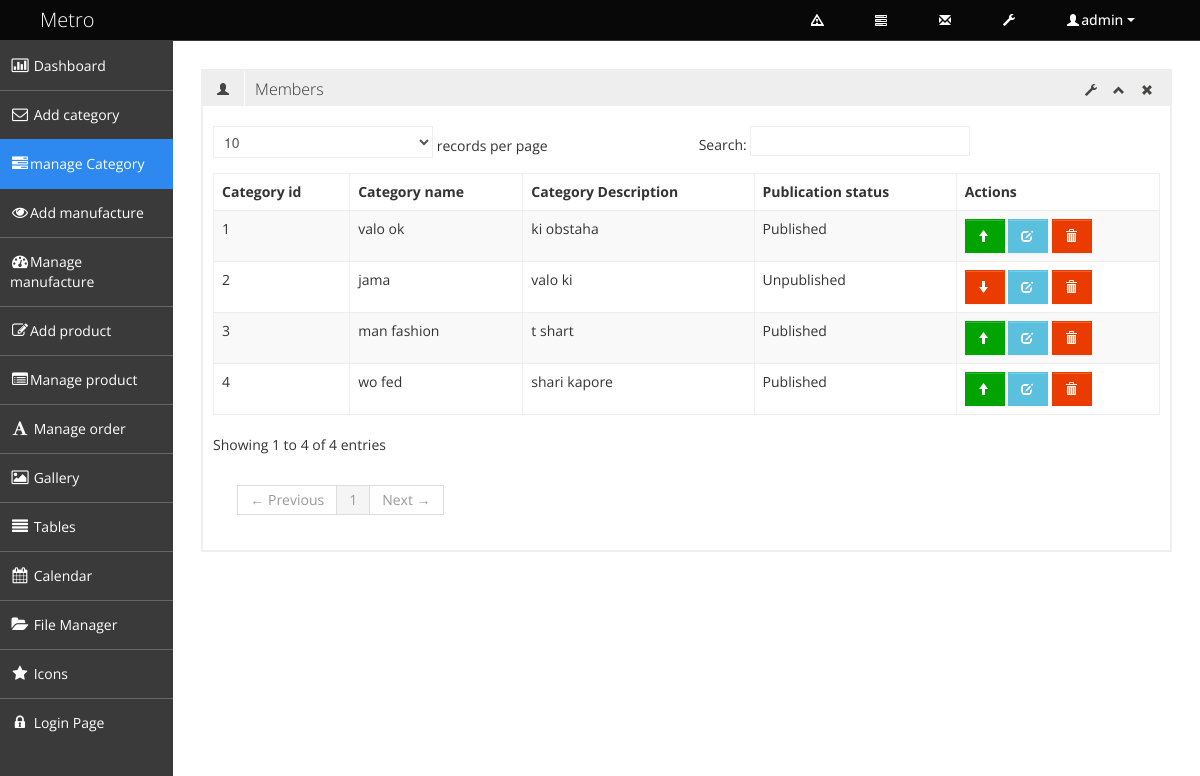
The page /admin/manage_category.php (signed in) on the database its author committed.
### tables this page shows
CREATE TABLE `tbl_category` (
  `category_id` int(3) NOT NULL,
  `category_name` varchar(100) NOT NULL,
  `category_description` text NOT NULL,
  `category_status` tinyint(1) NOT NULL
);

### admin/manage_category.php (called while the page is built, shortened)
<?php
include "admin_master.php";

### classes/super_admin.php (called while the page is built, shortened)
<?php
class Super_admin{
	private $dbconnection;
	public function __construct(){
		$host_name= 'Localhost';
		$user_name ='root';
		$password ='';
		$dbname ='db_shop';
		$this ->dbconnection= mysqli_connect($host_name, $user_name, $password, $dbname);
	}
    public function select_all_category_info(){
    	$sql = "SELECT * FROM tbl_category";
        if(mysqli_query($this->dbconnection, $sql)){
        	$query_result = mysqli_query($this->dbconnection, $sql);
        	return $query_result;
        }else{
        	die('query problem'. mysqli_error($this->dbconnection));
        }
    }
}

### admin/pages/manage_category_content.php (the view, shortened to what this page needs)
<?php
$query_result=$ob_supera->select_all_category_info();
?>
<div class="row-fluid sortable">
<div class="box span12">
	<div class="box-header" data-original-title>
		<h2><i class="halflings-icon user"></i><span class="break"></span>Members</h2>
		<div class="box-icon">
			<a href="#" class="btn-setting"><i class="halflings-icon wrench"></i></a>
			<a href="#" class="btn-minimize"><i class="halflings-icon chevron-up"></i></a>
			<a href="#" class="btn-close"><i class="halflings-icon remove"></i></a>
		</div>
	</div>
	<div class="box-content">
		<h2><?php if(isset($message)){ echo $message; unset($message); }?></h2>
		<table class="table table-striped table-bordered bootstrap-datatable datatable">
		  <thead>
			  <tr>
				  <th>Category id</th>
				  <th>Category name</th>
				  <th>Category Description</th>
				  <th>Publication status</th>
				  <th>Actions</th>
			  </tr>
		  </thead>
		  <tbody>
		  	<?php while($category_info=mysqli_fetch_assoc($query_result)){ ?>
			<tr>
				<td><?php echo $category_info['category_id']; ?></td>
				<td class="center"><?php echo $category_info['category_name']; ?></td>
				<td class="center"><?php echo $category_info['category_description']; ?></td>
				<td class="center">					<?php
                     if($category_info['category_status']==1){
                     echo "Published";
                     }else {
                     	echo "Unpublished";
                     }
					?></td>
				<td class="center">
					<?php if($category_info['category_status']==1){ ?>
					<a class="btn btn-success" href="?status=unpublished&&id=<?php echo $category_info['category_id']; ?>" title="unpublished">
						<i class="halflings-icon white arrow-up"></i>
					</a>
					<?php } else{ ?>
                       <a class="btn btn-danger" href="?status=published&&id=<?php echo $category_info['category_id']; ?>" title="published">
						<i class="halflings-icon white arrow-down"></i>
					  </a>
					<?php } ?>
					<a class="btn btn-info" href="editcategory.php?category_id=<?php echo $category_info['category_id']; ?>">
						<i class="halflings-icon white edit" title="edit"></i>
					</a>
					<a class="btn btn-danger" href="?status=delete&&id=<?php echo $category_info['category_id']; ?>" title="delete" onclick="return check_delete();">
						<i class="halflings-icon white trash"></i>
					</a>
				</td>
			</tr>
			<?php } ?>
		  </tbody>
	  </table>
	</div>
</div>
</div>

### admin/css/style.css (style rules this page uses)
body { background: #F5F5F5; color: #333; border: none; font-family: 'Open Sans', sans-serif; font-weight: 400; }
h2 { font-size: 16px; line-height: 16px; }
.box { border: 2px solid #eee; background: #fff !important; margin-bottom: 28px; }
.box-header { height: 16px; font-size: 16px; line-height: 16px; padding: 10px; background: #eee; -webkit-box-shadow: none; -moz-box-shadow: none; box-shadow: none; overflow: hidden; }
.box-header h2 { float:left; margin-top: 0px; font-weight: 300; }
.box-header h2 i { margin: 0px 3px 0px 4px; opacity: .8; filter: alpha(opacity=80); -ms-filter:"progid:DXImageTransform.Microsoft.Alpha(Opacity=80)"; }
.box-header .box-icon { float:right; margin-top: 1px; }
.box-header .box-icon i { -webkit-transition: all 0.1s ease-in-out; -moz-transition: all 0.1s ease-in-out; -o-transition: all 0.1s ease-in-out; -ms-transition: all 0.1s ease-in-out; transition: all 0.1s ease-in-out; opacity: .8; filter: alpha(opacity=80); -ms-filter:"progid:DXImageTransform.Microsoft.Alpha(Opacity=80)"; }
.box-header .box-icon a { margin: 0px 5px; }
.box-content { position: relative; z-index: 50; margin-top: -1px; padding: 10px; background: #fff !important; }
.btn { display: inline-block; padding: 6px 12px; margin-bottom: 0; font-size: 14px; font-weight: 500; line-height: 20px; text-align: center; white-space: nowrap; vertical-align: middle; cursor: pointer; border: 1px solid #a7a9aa; -webkit-border-radius: 0px !important; border-radius: 0px !important; }
.btn i { margin-top: 2px; }
.btn { color: #ffffff; background-color: #a7a9aa; border-color: #a7a9aa; background-image: none; filter: none; text-shadow: none; }
.btn-danger { background-color: #EB3C00; border-color: #EB3C00; }
.btn-success { background-color: #00A300; border-color: #00A300; }
.btn-info { background-color: #5bc0de; border-color: #5bc0de; }
.table th, .table td { border-top: 1px solid #eee; }
.table-bordered { border-color: #eee; -webkit-border-radius: 0px !important; -moz-border-radius: 0px !important; border-radius: 0px !important; }
.table-bordered th, .table-bordered td { border-left: 1px solid #eee; }
.table-bordered thead:first-child tr:first-child > th:first-child, .table-bordered tbody:first-child tr:first-child > td:first-child, .table-bordered tbody:first-child tr:first-child > th:first-child { -webkit-border-radius: 0px !important; -moz-border-radius: 0px !important; border-radius: 0px !important; }
.table-bordered thead:first-child tr:first-child > th:last-child, .table-bordered tbody:first-child tr:first-child > td:last-child, .table-bordered tbody:first-child tr:first-child > th:last-child { -webkit-border-radius: 0px !important; -moz-border-radius: 0px !important; border-radius: 0px !important; }
.table-bordered thead:last-child tr:last-child > th:first-child, .table-bordered tbody:last-child tr:last-child > td:first-child, .table-bordered tbody:last-child tr:last-child > th:first-child, .table-bordered tfoot:last-child tr:last-child > td:first-child, .table-bordered tfoot:last-child tr:last-child > th:first-child { -webkit-border-radius: 0px !important; -moz-border-radius: 0px !important; border-radius: 0px !important; }
.table-bordered thead:last-child tr:last-child > th:last-child, .table-bordered tbody:last-child tr:last-child > td:last-child, .table-bordered tbody:last-child tr:last-child > th:last-child, .table-bordered tfoot:last-child tr:last-child > td:last-child, .table-bordered tfoot:last-child tr:last-child > th:last-child { -webkit-border-radius: 0px !important; -moz-border-radius: 0px !important; border-radius: 0px !important; }

### rows shown on the page
tbl_category: category_id "1", category_name "valo ok", category_description "ki obstaha", category_status "Published"
tbl_category: category_id "2", category_name "jama", category_description "valo ki", category_status "Unpublished"
tbl_category: category_id "3", category_name "man fashion", category_description "t shart", category_status "Published"
tbl_category: category_id "4", category_name "wo fed", category_description "shari kapore", category_status "Published"

### other values the page prints
$_SESSION['admin_name'] "admin"
